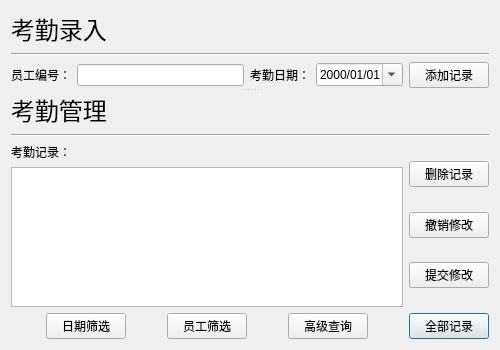
<?xml version="1.0" encoding="UTF-8"?>
<ui version="4.0">
 <class>Attendance</class>
 <widget class="QDialog" name="Attendance">
  <property name="geometry">
   <rect>
    <x>0</x>
    <y>0</y>
    <width>500</width>
    <height>350</height>
   </rect>
  </property>
  <property name="windowTitle">
   <string>考勤管理</string>
  </property>
  <property name="windowIcon">
   <iconset resource="icon.qrc">
    <normaloff>:/ico/Database Backup.ico</normaloff>:/ico/Database Backup.ico</iconset>
  </property>
  <layout class="QGridLayout" name="gridLayout">
   <item row="0" column="0">
    <widget class="QSplitter" name="splitter">
     <property name="orientation">
      <enum>Qt::Vertical</enum>
     </property>
     <widget class="QWidget" name="layoutWidget">
      <layout class="QVBoxLayout" name="verticalLayout_6">
       <item>
        <layout class="QVBoxLayout" name="verticalLayout">
         <item>
          <widget class="QLabel" name="label_2">
           <property name="font">
            <font>
             <family>华文新魏</family>
             <pointsize>18</pointsize>
            </font>
           </property>
           <property name="text">
            <string>考勤录入</string>
           </property>
          </widget>
         </item>
         <item>
          <widget class="Line" name="line">
           <property name="orientation">
            <enum>Qt::Horizontal</enum>
           </property>
          </widget>
         </item>
        </layout>
       </item>
       <item>
        <layout class="QHBoxLayout" name="horizontalLayout_3">
         <item>
          <layout class="QHBoxLayout" name="horizontalLayout_2">
           <item>
            <widget class="QLabel" name="label_3">
             <property name="text">
              <string>员工编号：</string>
             </property>
            </widget>
           </item>
           <item>
            <widget class="QLineEdit" name="lineEdit">
             <property name="maxLength">
              <number>11</number>
             </property>
            </widget>
           </item>
          </layout>
         </item>
         <item>
          <layout class="QHBoxLayout" name="horizontalLayout">
           <item>
            <widget class="QLabel" name="label">
             <property name="text">
              <string>考勤日期：</string>
             </property>
            </widget>
           </item>
           <item>
            <widget class="QDateEdit" name="dateEdit">
             <property name="dateTime">
              <datetime>
               <hour>0</hour>
               <minute>0</minute>
               <second>0</second>
               <year>2000</year>
               <month>1</month>
               <day>1</day>
              </datetime>
             </property>
             <property name="displayFormat">
              <string>yyyy/MM/dd</string>
             </property>
             <property name="calendarPopup">
              <bool>true</bool>
             </property>
             <property name="currentSectionIndex">
              <number>0</number>
             </property>
            </widget>
           </item>
          </layout>
         </item>
         <item>
          <widget class="QPushButton" name="pushButton">
           <property name="text">
            <string>添加记录</string>
           </property>
          </widget>
         </item>
        </layout>
       </item>
      </layout>
     </widget>
     <widget class="QWidget" name="layoutWidget">
      <layout class="QVBoxLayout" name="verticalLayout_5">
       <item>
        <layout class="QVBoxLayout" name="verticalLayout_2">
         <item>
          <widget class="QLabel" name="label_4">
           <property name="font">
            <font>
             <family>华文新魏</family>
             <pointsize>18</pointsize>
            </font>
           </property>
           <property name="text">
            <string>考勤管理</string>
           </property>
          </widget>
         </item>
         <item>
          <widget class="Line" name="line_2">
           <property name="orientation">
            <enum>Qt::Horizontal</enum>
           </property>
          </widget>
         </item>
        </layout>
       </item>
       <item>
        <layout class="QHBoxLayout" name="horizontalLayout_5">
         <item>
          <layout class="QVBoxLayout" name="verticalLayout_4">
           <item>
            <widget class="QLabel" name="label_5">
             <property name="text">
              <string>考勤记录：</string>
             </property>
            </widget>
           </item>
           <item>
            <widget class="QTableView" name="tableView">
             <property name="alternatingRowColors">
              <bool>true</bool>
             </property>
            </widget>
           </item>
          </layout>
         </item>
         <item>
          <layout class="QVBoxLayout" name="verticalLayout_3">
           <item>
            <spacer name="verticalSpacer">
             <property name="orientation">
              <enum>Qt::Vertical</enum>
             </property>
             <property name="sizeHint" stdset="0">
              <size>
               <width>20</width>
               <height>40</height>
              </size>
             </property>
            </spacer>
           </item>
           <item>
            <widget class="QPushButton" name="pushButton_2">
             <property name="text">
              <string>删除记录</string>
             </property>
            </widget>
           </item>
           <item>
            <spacer name="verticalSpacer_2">
             <property name="orientation">
              <enum>Qt::Vertical</enum>
             </property>
             <property name="sizeHint" stdset="0">
              <size>
               <width>20</width>
               <height>40</height>
              </size>
             </property>
            </spacer>
           </item>
           <item>
            <widget class="QPushButton" name="pushButton_3">
             <property name="text">
              <string>撤销修改</string>
             </property>
            </widget>
           </item>
           <item>
            <spacer name="verticalSpacer_3">
             <property name="orientation">
              <enum>Qt::Vertical</enum>
             </property>
             <property name="sizeHint" stdset="0">
              <size>
               <width>20</width>
               <height>40</height>
              </size>
             </property>
            </spacer>
           </item>
           <item>
            <widget class="QPushButton" name="pushButton_4">
             <property name="text">
              <string>提交修改</string>
             </property>
            </widget>
           </item>
           <item>
            <spacer name="verticalSpacer_4">
             <property name="orientation">
              <enum>Qt::Vertical</enum>
             </property>
             <property name="sizeHint" stdset="0">
              <size>
               <width>20</width>
               <height>40</height>
              </size>
             </property>
            </spacer>
           </item>
          </layout>
         </item>
        </layout>
       </item>
       <item>
        <layout class="QHBoxLayout" name="horizontalLayout_4">
         <item>
          <spacer name="horizontalSpacer">
           <property name="orientation">
            <enum>Qt::Horizontal</enum>
           </property>
           <property name="sizeHint" stdset="0">
            <size>
             <width>40</width>
             <height>20</height>
            </size>
           </property>
          </spacer>
         </item>
         <item>
          <widget class="QPushButton" name="pushButton_5">
           <property name="text">
            <string>日期筛选</string>
           </property>
          </widget>
         </item>
         <item>
          <spacer name="horizontalSpacer_2">
           <property name="orientation">
            <enum>Qt::Horizontal</enum>
           </property>
           <property name="sizeHint" stdset="0">
            <size>
             <width>40</width>
             <height>20</height>
            </size>
           </property>
          </spacer>
         </item>
         <item>
          <widget class="QPushButton" name="pushButton_6">
           <property name="text">
            <string>员工筛选</string>
           </property>
          </widget>
         </item>
         <item>
          <spacer name="horizontalSpacer_3">
           <property name="orientation">
            <enum>Qt::Horizontal</enum>
           </property>
           <property name="sizeHint" stdset="0">
            <size>
             <width>40</width>
             <height>20</height>
            </size>
           </property>
          </spacer>
         </item>
         <item>
          <widget class="QPushButton" name="pushButton_8">
           <property name="text">
            <string>高级查询</string>
           </property>
          </widget>
         </item>
         <item>
          <spacer name="horizontalSpacer_4">
           <property name="orientation">
            <enum>Qt::Horizontal</enum>
           </property>
           <property name="sizeHint" stdset="0">
            <size>
             <width>40</width>
             <height>20</height>
            </size>
           </property>
          </spacer>
         </item>
         <item>
          <widget class="QPushButton" name="pushButton_7">
           <property name="text">
            <string>全部记录</string>
           </property>
           <property name="default">
            <bool>true</bool>
           </property>
          </widget>
         </item>
        </layout>
       </item>
      </layout>
     </widget>
    </widget>
   </item>
  </layout>
 </widget>
 <resources>
  <include location="icon.qrc"/>
 </resources>
 <connections/>
</ui>
